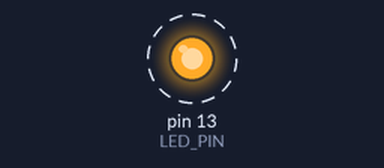
Bench run of a sketch on a simulated Arduino Uno, built with avr-gcc and run on an emulated ATmega328P. Parts: output pins drawn as LEDs (lit = HIGH). Dashed ring = blinking. What the sketch prints to the serial monitor is not drawn.

Above: at 0.45 s.
Timing chart, 0 to 3.0 s (numbered marks = the images above):
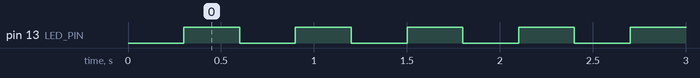

The sketch:

Arduino_Lesson_11.ino
```cpp
const byte LED_PIN = LED_BUILTIN;
const unsigned long blinkInterval = 300;
const unsigned long reportInterval = 1000;
unsigned long lastBlink = 0, lastReport = 0;
bool ledOn = false;
unsigned long loopCount = 0;
void setup() {
  pinMode(LED_PIN, OUTPUT);
  Serial.begin(9600);
}
void loop() {
  unsigned long now = millis();
  loopCount++;
  if (now - lastBlink >= blinkInterval) {
    lastBlink = now;
    ledOn = !ledOn;
    digitalWrite(LED_PIN, ledOn);
  }
  if (now - lastReport >= reportInterval) {
    lastReport = now;
    Serial.print("loops per second ~ ");
    Serial.println(loopCount);
    loopCount = 0;
  }
}
```

Measured:
- by itself, pin 13 (LED_PIN): alternates HIGH for 0.30 s and LOW for 0.30 s
